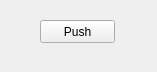
<?xml version="1.0" encoding="UTF-8"?>
<ui version="4.0">
 <class>MainWindow</class>
 <widget class="QMainWindow" name="MainWindow">
  <property name="geometry">
   <rect>
    <x>0</x>
    <y>0</y>
    <width>157</width>
    <height>72</height>
   </rect>
  </property>
  <property name="windowTitle">
   <string>MainWindow</string>
  </property>
  <widget class="QWidget" name="centralwidget">
   <widget class="QPushButton" name="pushButton">
    <property name="geometry">
     <rect>
      <x>40</x>
      <y>20</y>
      <width>75</width>
      <height>23</height>
     </rect>
    </property>
    <property name="text">
     <string>Push</string>
    </property>
   </widget>
  </widget>
 </widget>
 <resources/>
 <connections>
  <connection>
   <sender>pushButton</sender>
   <signal>clicked()</signal>
   <receiver>MainWindow</receiver>
   <slot>pushButton()</slot>
   <hints>
    <hint type="sourcelabel">
     <x>52</x>
     <y>38</y>
    </hint>
    <hint type="destinationlabel">
     <x>174</x>
     <y>69</y>
    </hint>
   </hints>
  </connection>
 </connections>
 <slots>
  <slot>pushButton()</slot>
 </slots>
</ui>
